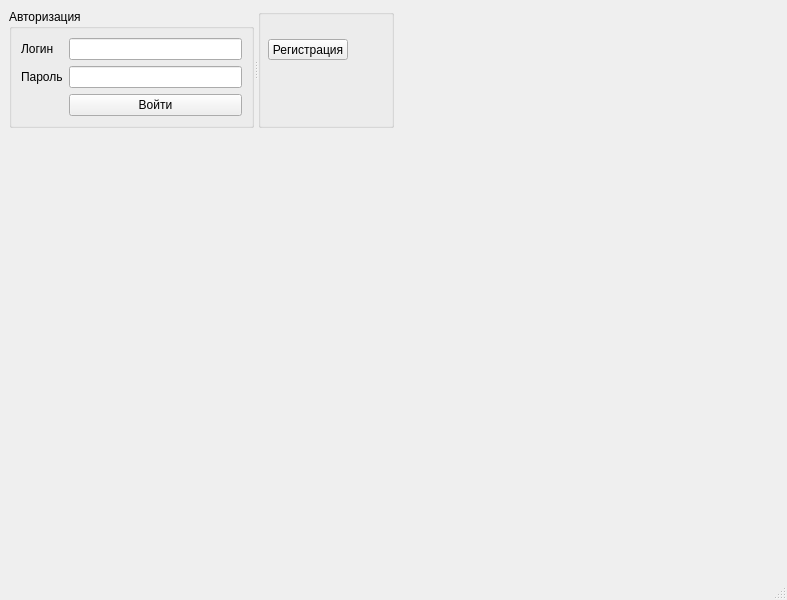
<?xml version="1.0" encoding="UTF-8"?>
<ui version="4.0">
 <class>MainDubkiWindow</class>
 <widget class="QMainWindow" name="MainDubkiWindow">
  <property name="geometry">
   <rect>
    <x>0</x>
    <y>0</y>
    <width>787</width>
    <height>600</height>
   </rect>
  </property>
  <property name="windowTitle">
   <string>MainWindow</string>
  </property>
  <widget class="QWidget" name="centralwidget">
   <layout class="QGridLayout" name="gridLayout_5">
    <item row="0" column="0">
     <widget class="QSplitter" name="splitter">
      <property name="orientation">
       <enum>Qt::Horizontal</enum>
      </property>
      <widget class="QGroupBox" name="groupBox_3">
       <property name="title">
        <string>Авторизация</string>
       </property>
       <layout class="QGridLayout" name="gridLayout_3">
        <item row="0" column="0">
         <layout class="QGridLayout" name="gridLayout_4">
          <item row="0" column="0">
           <widget class="QLabel" name="label_3">
            <property name="text">
             <string>Логин</string>
            </property>
           </widget>
          </item>
          <item row="0" column="1">
           <widget class="QLineEdit" name="lineEdit_3"/>
          </item>
          <item row="1" column="0">
           <widget class="QLabel" name="label_4">
            <property name="text">
             <string>Пароль</string>
            </property>
           </widget>
          </item>
          <item row="1" column="1">
           <widget class="QLineEdit" name="lineEdit_4"/>
          </item>
          <item row="2" column="1">
           <widget class="QPushButton" name="pushButton_3">
            <property name="text">
             <string>Войти</string>
            </property>
           </widget>
          </item>
         </layout>
        </item>
       </layout>
      </widget>
      <widget class="QGroupBox" name="groupBox_4">
       <property name="title">
        <string/>
       </property>
       <widget class="QPushButton" name="pushButton_4">
        <property name="geometry">
         <rect>
          <x>10</x>
          <y>30</y>
          <width>80</width>
          <height>21</height>
         </rect>
        </property>
        <property name="text">
         <string>Регистрация</string>
        </property>
       </widget>
      </widget>
     </widget>
    </item>
    <item row="0" column="1">
     <spacer name="horizontalSpacer">
      <property name="orientation">
       <enum>Qt::Horizontal</enum>
      </property>
      <property name="sizeHint" stdset="0">
       <size>
        <width>378</width>
        <height>20</height>
       </size>
      </property>
     </spacer>
    </item>
    <item row="1" column="0">
     <spacer name="verticalSpacer">
      <property name="orientation">
       <enum>Qt::Vertical</enum>
      </property>
      <property name="sizeHint" stdset="0">
       <size>
        <width>20</width>
        <height>411</height>
       </size>
      </property>
     </spacer>
    </item>
   </layout>
  </widget>
  <widget class="QMenuBar" name="menubar">
   <property name="geometry">
    <rect>
     <x>0</x>
     <y>0</y>
     <width>787</width>
     <height>20</height>
    </rect>
   </property>
  </widget>
  <widget class="QStatusBar" name="statusbar"/>
 </widget>
 <resources/>
 <connections/>
</ui>
